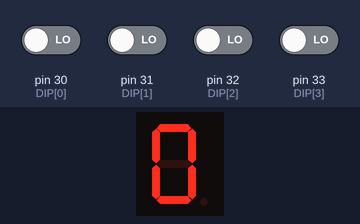
The sketch below on a simulated Arduino Mega 2560, built with avr-gcc and run on an emulated ATmega2560. Parts: 1-digit seven-segment display. Wiring (inferred from the names in the program): 1-digit 7-segment display, segments lit when LOW: segments pin 22, pin 23, pin 24, pin 25, pin 26, pin 27, pin 28. The test bench sets the inputs (shaded band); at power-on: pin 30 (DIP[0]), pin 31 (DIP[1]), pin 32 (DIP[2]), pin 33 (DIP[3]) LOW. The segment pins are drawn as the display they are named for.

Above: at 1.2 s.
1.3 s: pin 30 (DIP[0]) driven HIGH
At 1.8 s:
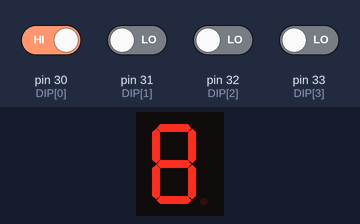
2.8 s: pin 31 (DIP[1]) driven HIGH
At 4.0 s:
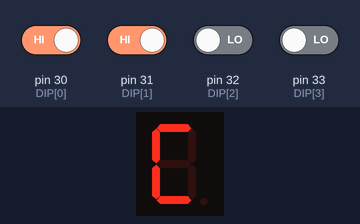
4.3 s: pin 32 (DIP[2]) driven HIGH
At 5.3 s:
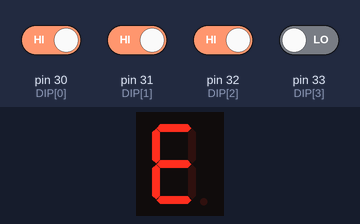
5.8 s: pin 33 (DIP[3]) driven HIGH
At 6.4 s:
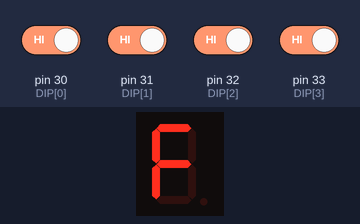
7.3 s: pin 32 (DIP[2]) driven LOW
At 7.6 s:
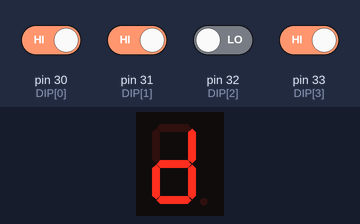
8.8 s: pin 30 (DIP[0]) driven LOW
At 9.9 s:
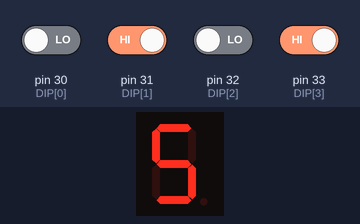
Timing chart, 0 to 11.3 s (numbered marks = the images above; inputs shaded):
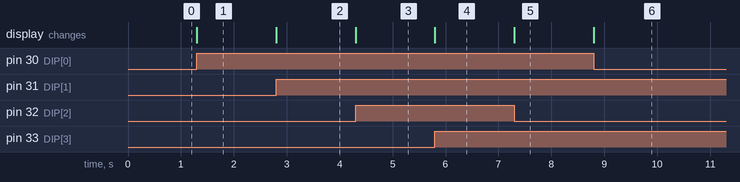

The sketch:

Display_the_read-DIP-value.ino
```cpp
// 定義 DIP 開關的引腳
const int DIP[] = {30, 31, 32, 33};
// 定義每個 DIP 開關對應的二進制權重
const byte Weight[] = {8, 4, 2, 1};
// 定義七段顯示器的引腳陣列（對應到 A~G）
int seg7[] = {22, 23, 24, 25, 26, 27, 28, 29};
// 定義共陰七段顯示器的編碼表
char TAB[] = {0x40, 0x79, 0x24, 0x30, 0x19, 0x12, 0x03, 0x78, 0x00, 0x18, 0x08, 0x03, 0x46, 0x21, 0x06, 0x0E};
int ii; // 迴圈計數器
int number; // 存儲 DIP 開關轉換的數字

void setup() {
  // 設置七段顯示器的引腳為輸出
  for (ii = 0; ii < 7; ii++) {
    pinMode(seg7[ii], OUTPUT);
  }
  // 設置 DIP 開關的引腳為輸入
  for (ii = 0; ii < 4; ii++) {
    pinMode(DIP[ii], INPUT);
  }
}

void loop() {
  number = 0; // 初始化數字變數
  // 讀取 DIP 開關的狀態，計算數字值
  for (ii = 0; ii < 4; ii++) {
    if (digitalRead(DIP[ii]) == HIGH)
      number += Weight[ii];
  }
  // 將數字值轉換為對應的七段顯示器編碼並顯示
  OutPort(TAB[number]);
}

// 將七段顯示器編碼寫入七段顯示器的函式
void OutPort(byte dat) {
  // 將七段顯示器編碼的每個位元寫入對應的引腳
  for (int jj = 0; jj < 7; jj++) {
    digitalWrite(seg7[jj], dat % 2);
    dat = dat >> 1;
  }
}
```

Measured:
- after the input at 1.3 s, the display: changes at once (image 1)
- after the input at 2.8 s, the display: changes at once (image 2)
- after the input at 4.3 s, the display: changes at once (image 3)
- after the input at 5.8 s, the display: changes at once (image 4)
- after the input at 7.3 s, the display: changes at once (image 5)
- after the input at 8.8 s, the display: changes at once (image 6)
